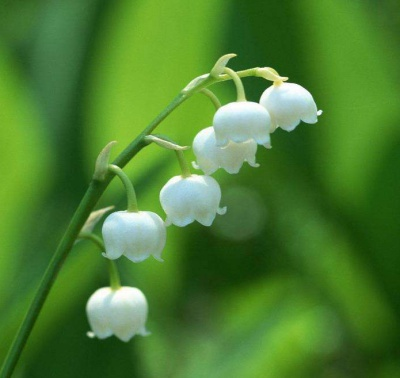
#> input picture images/cv_flower2.jpg, 400 x 378 px
$ python cv_img_threshold.py
#> lines starting #> are read from the running program, lines starting #| are printed output that depends on the picture
#!/usr/bin/env python
# -*- coding: utf-8 -*-

"""
简单阈值
简单阈值当然是最简单，选取一个全局阈值，然后就把整幅图像分成了非黑即白的二值图像了。
函数为cv2.threshold()
这个函数有四个参数，
    第一个原图像，
    第二个进行分类的阈值，
    第三个是高于（低于）阈值时赋予的新值，
    第四个是一个方法选择参数，常用的有：
        • cv2.THRESH_BINARY（黑白二值）
        • cv2.THRESH_BINARY_INV（黑白二值反转）
        • cv2.THRESH_TRUNC （得到的图像为多像素值）
        • cv2.THRESH_TOZERO
        • cv2.THRESH_TOZERO_INV
该函数有两个返回值，
    第一个retVal（得到的阈值值（在后面一个方法中会用到）），
    第二个就是阈值化后的图像。
"""

import cv2
import matplotlib.pyplot as plt

# 读取图像
img = cv2.imread('./images/cv_flower2.jpg')
#> img is the input picture: shape (378, 400, 3); mean B, G, R 49, 125.7, 75.4

# 灰度转换
gray = cv2.cvtColor(img, cv2.COLOR_BGR2GRAY)
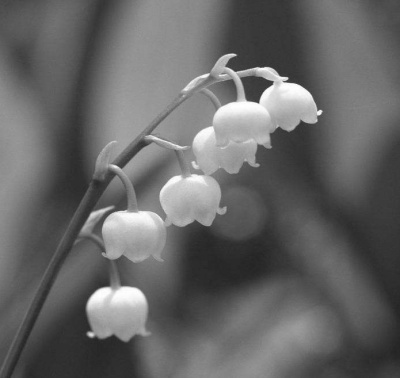
#> gray: shape (378, 400); min 35, max 255, mean 101.9

# 阈值列表
thresh_list = range(10, 250, 10)
# 参数列表
param_list = [cv2.THRESH_BINARY, cv2.THRESH_BINARY_INV, cv2.THRESH_TRUNC, cv2.THRESH_TOZERO, cv2.THRESH_TOZERO_INV]
# 标题列表
title_list = ['BINARY', 'BINARY_INV', 'TRUNC', 'TOZERO', 'TOZERO_INV']

# 多子图绘制
fig, axes = plt.subplots(len(thresh_list), len(param_list) + 2, sharey=False, sharex=False)
# 设置图片尺寸
fig.set_size_inches(12, len(thresh_list) * 12 // 7)
# 总标题
fig.suptitle('')
# 设置标题(中文字体)
plt.rcParams['font.sans-serif'] = ['SimHei']  # 用来正常显示中文标签
plt.rcParams['axes.unicode_minus'] = False  # 用来正常显示负号

for i in range(len(thresh_list)):
    for j in range(len(param_list) + 2):
        if j == 0:
            show = img
            title = '原图'
        elif j == 1:
            show = gray
            title = '灰度+噪声'
        else:
            param = param_list[j - 2]
            # 简单阈值
            ret, show = cv2.threshold(gray, thresh_list[i], 255, param)
            title = "%s-阈值:%d" % (title_list[j - 2], thresh_list[i])

        ax = axes[i][j]
        # 显示图片
        ax.imshow(show, 'gray')
        # 显示标题
        ax.set_title(title)
        # 隐藏坐标轴
        ax.set_xticks([])
        ax.set_yticks([])

# 调整每隔子图之间的距离
plt.tight_layout()
# 保存图片
plt.savefig('./images/cv_img_threshold_result.jpg')
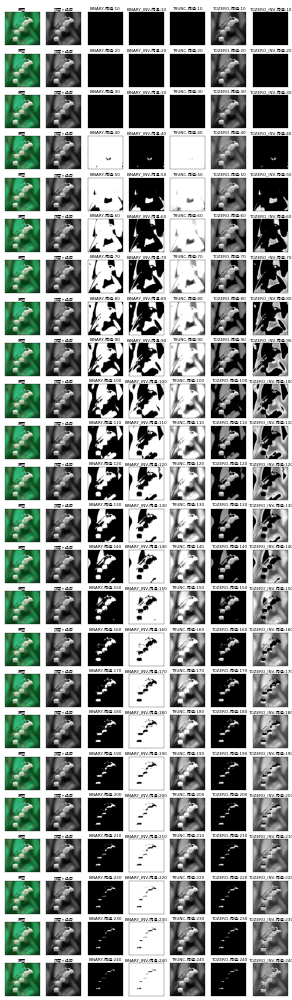
#> figure drawn by matplotlib, 168 panels; B, G, R data is drawn as R, G, B
# 显示绘制后的图片
plt.show()
